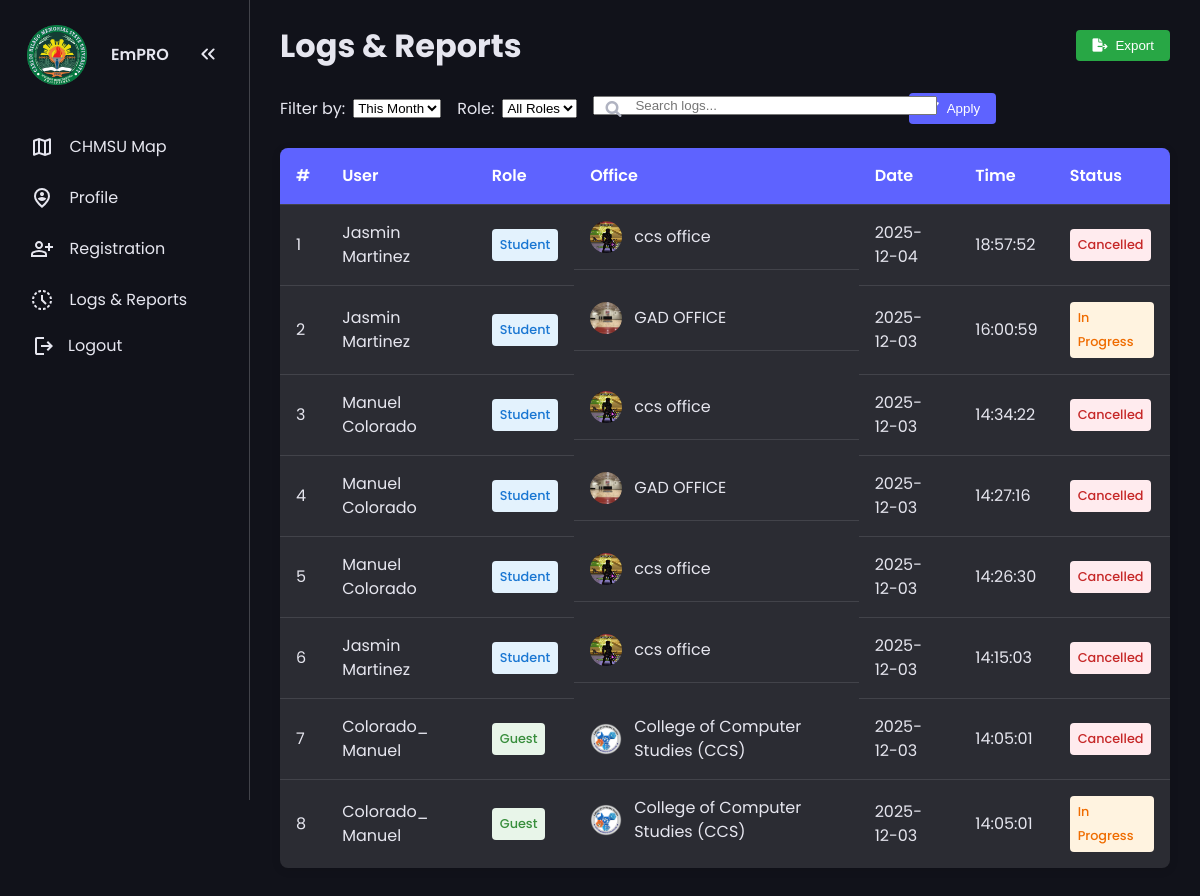
/public/admin/logs_reports.php (signed in), run on the app's committed database.
### tables this page shows
CREATE TABLE `navigation_logs` (
  `log_id` int(11) NOT NULL,
  `user_id` int(11) DEFAULT NULL,
  `guest_id` int(11) DEFAULT NULL,
  `office_id` int(11) NOT NULL,
  `start_time` datetime NOT NULL,
  `end_time` datetime DEFAULT NULL,
  `status` enum('in_progress','completed','cancelled') NOT NULL DEFAULT 'in_progress',
  `created_at` timestamp NOT NULL DEFAULT current_timestamp()
);

CREATE TABLE `office_images` (
  `image_id` int(11) NOT NULL,
  `office_id` int(11) NOT NULL,
  `image_path` varchar(255) NOT NULL,
  `is_primary` tinyint(1) DEFAULT 0,
  `uploaded_at` timestamp NOT NULL DEFAULT current_timestamp()
);

CREATE TABLE `offices` (
  `office_id` int(11) NOT NULL,
  `category_id` int(11) NOT NULL,
  `office_name` varchar(100) NOT NULL,
  `description` text DEFAULT NULL,
  `location_lat` decimal(10,8) NOT NULL,
  `location_lng` decimal(11,8) NOT NULL,
  `created_by` int(11) NOT NULL,
  `created_at` timestamp NOT NULL DEFAULT current_timestamp(),
  `updated_at` timestamp NOT NULL DEFAULT current_timestamp() ON UPDATE current_timestamp()
);

### public/admin/logs_reports.php (the view, shortened to what this page needs)
<?php
$database = new Database();
$conn = $database->getConnection();
$itemsPerPage = 15;
$currentPage = isset($_GET['page']) ? max(1, intval($_GET['page'])) : 1;
$offset = ($currentPage - 1) * $itemsPerPage;
$timeFilter = $_GET['time'] ?? 'month';
$roleFilter = $_GET['role'] ?? 'all';
$searchQuery = $_GET['search'] ?? '';
$dateCondition = '';
switch ($timeFilter) {
    case 'month':
        $dateCondition = "AND nl.start_time >= DATE_SUB(NOW(), INTERVAL 1 MONTH)";
        break;
}
$roleCondition = '';
$searchCondition = '';
$sql = "
    SELECT
        nl.log_id,
        nl.start_time,
        nl.end_time,
        nl.status,
        nl.user_id,
        nl.guest_id,
        o.office_id,
        o.office_name,
        oi.image_path as office_image,
        CASE
            WHEN nl.user_id IS NOT NULL THEN s.full_name
            WHEN nl.guest_id IS NOT NULL THEN g.full_name
            ELSE 'Unknown'
        END as user_name,
        CASE
            WHEN nl.user_id IS NOT NULL THEN 'Student'
            WHEN nl.guest_id IS NOT NULL THEN 'Guest'
            ELSE 'Unknown'
        END as user_role
    FROM navigation_logs nl
    LEFT JOIN offices o ON nl.office_id = o.office_id
    LEFT JOIN office_images oi ON o.office_id = oi.office_id AND oi.is_primary = 1
    LEFT JOIN students s ON nl.user_id = s.user_id
    LEFT JOIN guests g ON nl.guest_id = g.guest_id
    WHERE 1=1 $dateCondition $roleCondition $searchCondition
    ORDER BY nl.start_time DESC
    LIMIT :limit OFFSET :offset
";
$stmt = $conn->prepare($sql);
$stmt->bindValue(':limit', $itemsPerPage, PDO::PARAM_INT);
$stmt->bindValue(':offset', $offset, PDO::PARAM_INT);
$stmt->execute();
$logs = $stmt->fetchAll(PDO::FETCH_ASSOC);
?>
<!DOCTYPE html>
<html lang="en">
<head>
  <link rel="stylesheet" href="../css/admin_Style.css">
  <link rel="stylesheet" href="https://cdnjs.cloudflare.com/ajax/libs/font-awesome/6.0.0/css/all.min.css">
</head>
<body>
  <?php include 'admin_nav.php'; ?>
  <main>
    <div class="page-header">
      <h1>Logs & Reports</h1>
      <button class="btn-export" onclick="openExportModal()">
        <i class="fas fa-file-export"></i> Export
      </button>
    </div>
    <form method="GET" id="filterForm">
      <div class="filters-container">
        <div class="filter-group">
          <label for="timeFilter">Filter by:</label>
          <select id="timeFilter" name="time" class="form-control" onchange="document.getElementById('filterForm').submit()">
            <option value="month" <?= $timeFilter === 'month' ? 'selected' : '' ?>>This Month</option>
          </select>
        </div>
        <div class="filter-group">
          <label for="roleFilter">Role:</label>
          <select id="roleFilter" name="role" class="form-control" onchange="document.getElementById('filterForm').submit()">
            <option value="all" <?= $roleFilter === 'all' ? 'selected' : '' ?>>All Roles</option>
          </select>
        </div>
        <div class="search-container">
          <i class="fas fa-search"></i>
          <input type="text" id="searchInput" name="search" class="form-control" placeholder="Search logs..." value="<?= htmlspecialchars($searchQuery) ?>">
        </div>
        <button type="submit" class="btn-export" style="background: var(--accent-clr);">
          <i class="fas fa-filter"></i> Apply
        </button>
      </div>
    </form>
    <div class="table-container">
      <table>
        <thead>
          <tr>
            <th>#</th>
            <th>User</th>
            <th>Role</th>
            <th>Office</th>
            <th>Date</th>
            <th>Time</th>
            <th>Status</th>
          </tr>
        </thead>
        <tbody id="logsTableBody">
          <?php if (empty($logs)): ?>
            <tr>
              <td colspan="7" class="no-data">
                <i class="fas fa-inbox" style="font-size: 2rem; margin-bottom: 1rem; display: block;"></i>
                No navigation logs found.
              </td>
            </tr>
          <?php else: ?>
            <?php foreach ($logs as $index => $log): ?>
              <tr>
                <td><?= $offset + $index + 1 ?></td>
                <td><?= htmlspecialchars($log['user_name']) ?></td>
                <td>
                  <span class="badge badge-<?= strtolower($log['user_role']) ?>">
                    <?= htmlspecialchars($log['user_role']) ?>
                  </span>
                </td>
                <td class="office-cell">
                  <?php
                    $officeImage = $log['office_image'] ? '../../' . $log['office_image'] : '../../buildings/default.png';
                  ?>
                  <img src="<?= htmlspecialchars($officeImage) ?>" alt="<?= htmlspecialchars($log['office_name'] ?? 'Unknown') ?>" class="office-avatar" onerror="this.src='../../buildings/default.png'">
                  <span><?= htmlspecialchars($log['office_name'] ?? 'Unknown Office') ?></span>
                </td>
                <td><?= date('Y-m-d', strtotime($log['start_time'])) ?></td>
                <td><?= date('H:i:s', strtotime($log['start_time'])) ?></td>
                <td>
                  <span class="badge badge-<?= $log['status'] ?>">
                    <?= ucfirst(str_replace('_', ' ', $log['status'])) ?>
                  </span>
                </td>
              </tr>
            <?php endforeach; ?>
          <?php endif; ?>
        </tbody>
      </table>
    </div>
  </main>
</body>
</html>

### public/admin/admin_nav.php (shortened to what this page needs)
<nav id="sidebar">
    <ul>
      <li>
        <div style="width: 100px; height: 100px; display:flex; align-items:center; justify-content:center;">
          <img src="../images/CHMSU.png" alt="CHMSU logo" width="60" height="60" loading="lazy">
        </div>
        <span class="logo">EmPRO</span>
        <button onclick=toggleSidebar() id="toggle-btn">
        </button>
      </li>
      <li>
        <a href="admin_index.php">
        <span>CHMSU Map</span>
        </a>
      </li>
      <li>
        <a href="profile.php">
        <span>Profile</span>
        </a>
      </li>
      <li>
        <a href="registration.php">
        <span>Registration</span>
        </a>
      </li>
      <li>
        <a href="logs_reports.php">
        <span>Logs & Reports</span>
        </a>
      </li>
      <li>
        <button type="button" class="logout-trigger">
        <svg xmlns="http://www.w3.org/2000/svg" height="24px" viewBox="0 -960 960 960" width="24px" fill="#e3e3e3"><path d="M200-120q-33 0-56.5-23.5T120-200v-560q0-33 23.5-56.5T200-840h280v80H200v560h280v80H200Zm440-160-55-58 102-102H360v-80h327L585-622l55-58 200 200-200 200Z"/></svg>
        <span>Logout</span>
        </button>
      </li>
  </nav>

### public/css/admin_Style.css (style rules this page uses)
:root { --base-clr: #11121a; --line-clr: #42434a; --hover-clr: #222533; --text-clr: #e6e6ef; --accent-clr: #5e63ff; --secondary-text-clr: #b0b3c1; }
* { margin: 0; padding: 0; }
html { font-family: Poppins, 'Segoe UI', Tahoma, Geneva, Verdana, sans-serif; line-height: 1.5rem; }
body { min-height: 100vh; min-height: 100dvh; background-color: var(--base-clr); color: var(--text-clr); display: grid; grid-template-columns: auto 1fr; }
#sidebar { box-sizing: border-box; height: 100vh; width: 250px; padding: 5px 1em; background-color: var(--base-clr); border-right: 1px solid var(--line-clr); position: sticky; top: 0; align-self: start; transition: 300ms ease-in-out; overflow: hidden; text-wrap: nowrap; }
#sidebar ul { list-style: none; }
#sidebar a, #sidebar .dropdown-btn, #sidebar .logo { border-radius: .5em; padding: .85em; text-decoration: none; color: var(--text-clr); display: flex; align-items: center; gap: 1em; }
#sidebar svg { flex-shrink: 0; fill: var(--text-clr); }
#sidebar a span, #sidebar .dropdown-btn span { flex-grow: 1; }
main { padding: min(30px, 7%); }

### public/admin/logs_reports.php (style rules this page uses)
.page-header { display: flex; justify-content: space-between; align-items: center; margin-bottom: 2rem; flex-wrap: wrap; gap: 1rem; }
.filters-container { display: flex; gap: 1rem; flex-wrap: wrap; margin-bottom: 1.5rem; }
.filter-group { display: flex; align-items: center; gap: 0.5rem; }
.filter-group label { white-space: nowrap; color: var(--text-clr); }
.search-container { position: relative; max-width: 300px; width: 100%; }
.badge { display: inline-block; padding: 0.25rem 0.5rem; border-radius: 4px; font-size: 0.8rem; font-weight: 500; text-transform: capitalize; }
.badge-student { background-color: #e3f2fd; color: #1976d2; }
.badge-guest { background-color: #e8f5e9; color: #388e3c; }
.badge-cancelled { background-color: #ffebee; color: #c62828; }
.badge-in_progress { background-color: #fff3e0; color: #ef6c00; }
.search-container i { position: absolute; left: 12px; top: 50%; transform: translateY(-50%); color: var(--secondary-text-clr); }
.search-container input { padding-left: 40px; width: 100%; }
.table-container { background: #2b2c33; border-radius: 8px; box-shadow: 0 2px 10px rgba(0, 0, 0, 0.1); overflow-x: auto; }
table { width: 100%; border-collapse: collapse; min-width: 800px; }
th, td { padding: 1rem; text-align: left; border-bottom: 1px solid var(--line-clr); vertical-align: middle; }
th { background-color: var(--accent-clr); color: white; font-weight: 600; }
tr:last-child td { border-bottom: none; }
.office-cell { display: flex; align-items: center; gap: 0.75rem; min-width: 180px; }
.office-avatar { width: 32px; height: 32px; border-radius: 50%; object-fit: cover; flex-shrink: 0; }
.btn-export { background: #28a745; color: white; border: none; padding: 0.5rem 1rem; border-radius: 4px; cursor: pointer; display: flex; align-items: center; gap: 0.5rem; transition: background 0.2s; }

### public/admin/admin_nav.php (style rules this page uses)
.logout-trigger { background: none; border: none; color: inherit; width: 100%; padding: 0; text-align: left; display: flex; align-items: center; gap: 12px; font: inherit; cursor: pointer; margin-left: 16px; margin-top: 8px; }

### data on the page
navigation_logs: index "1", user_name "Jasmin Martinez", user_role "Student", office_images.image_path (picture), office.office_name "ccs office", start_time "2025-12-04", start_time "18:57:52", status "Cancelled"
navigation_logs: index "2", user_name "Jasmin Martinez", user_role "Student", office_images.image_path (picture), office.office_name "GAD OFFICE", start_time "2025-12-03", start_time "16:00:59", status "In Progress"
navigation_logs: index "3", user_name "Manuel Colorado", user_role "Student", office_images.image_path (picture), office.office_name "ccs office", start_time "2025-12-03", start_time "14:34:22", status "Cancelled"
navigation_logs: index "4", user_name "Manuel Colorado", user_role "Student", office_images.image_path (picture), office.office_name "GAD OFFICE", start_time "2025-12-03", start_time "14:27:16", status "Cancelled"
navigation_logs: index "5", user_name "Manuel Colorado", user_role "Student", office_images.image_path (picture), office.office_name "ccs office", start_time "2025-12-03", start_time "14:26:30", status "Cancelled"
navigation_logs: index "6", user_name "Jasmin Martinez", user_role "Student", office_images.image_path (picture), office.office_name "ccs office", start_time "2025-12-03", start_time "14:15:03", status "Cancelled"
navigation_logs: index "7", user_name "Colorado_ Manuel", user_role "Guest", office_images.image_path (picture), office.office_name "College of Computer Studies (CCS)", start_time "2025-12-03", start_time "14:05:01", status "Cancelled"
navigation_logs: index "8", user_name "Colorado_ Manuel", user_role "Guest", office_images.image_path (picture), office.office_name "College of Computer Studies (CCS)", start_time "2025-12-03", start_time "14:05:01", status "In Progress"
